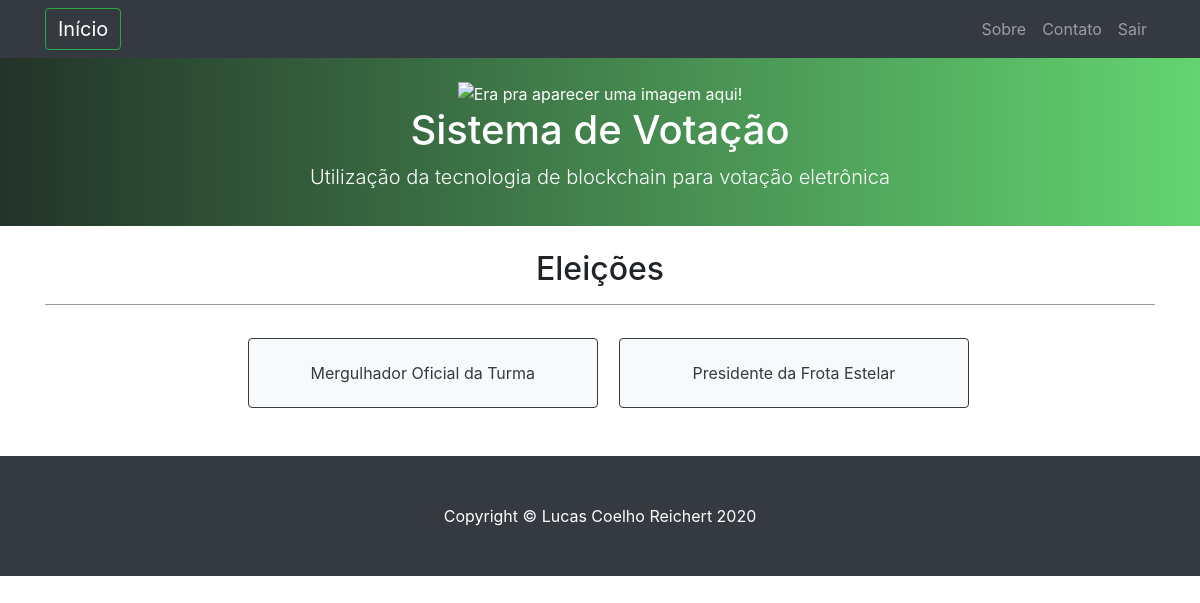
Before: /eleitor/consulta/ (signed in) with the older database file.
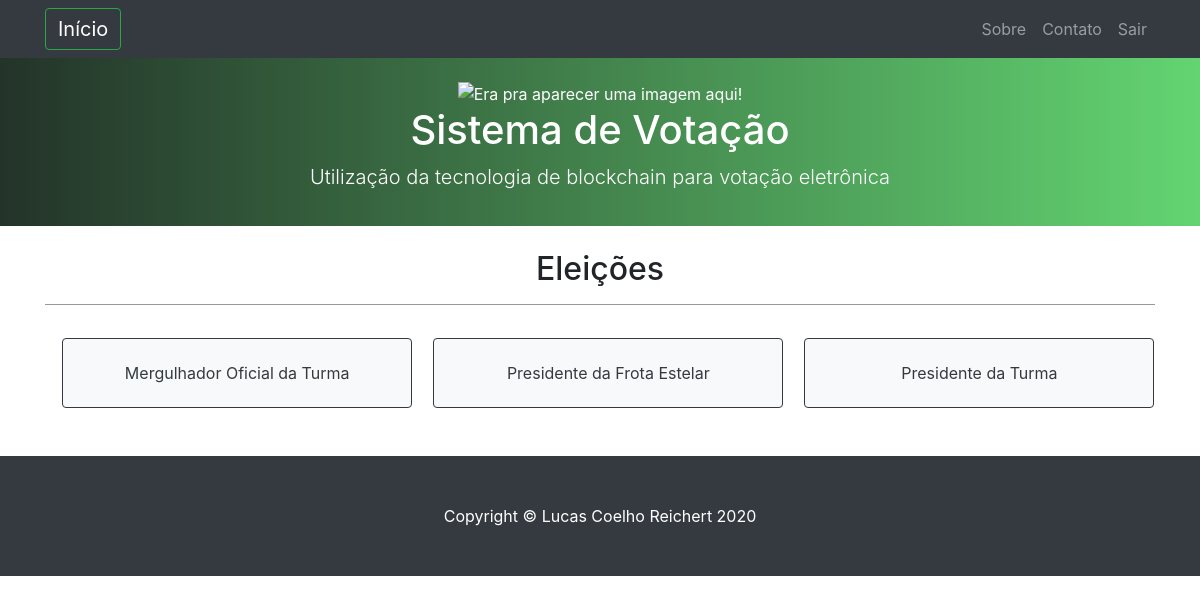
After: the same page with the newer database file.
### eleicoes/models.py (models this page shows, shortened)
class Eleicao_eleitor(models.Model):
    eleicao = models.ForeignKey(Eleicao, on_delete=models.CASCADE, default="") #chave estrangeira da tabela eleicao
    eleitor = models.ForeignKey(Usuario, on_delete=models.CASCADE, default="") #chave estrangeira da tabela usuario

class Eleicao(models.Model):
    nome = models.CharField(max_length=40)
    descricao =  models.CharField(max_length=100)
    data_ini =  models.DateField()
    data_fim = models.DateField() #configurar para pegar a data da criação da eleição e desativar o campo, ou deixar para programar uma data e hora e efetuar os devidos tratamentos
    tipo = models.CharField(max_length=20, choices=(("eleicao", _("Eleição")),  #criação do modelo de opções do tipo de Eleicao
                                        ("votacao", _("Votação"))),
                                default="Eleição")

### eleitor/views.py (the view, shortened to what this page needs)
# urls.py: path('consulta/', views.consulta, name='consulta_blockchain'),
def consulta(request): #quando for solicitado o url index, será encaminhado o index.html
    if not request.session.get('logado'): # se não estiver logado
        return redirect('login') # redireciona para a tela de login
    if request.session.get('user_tipo') != 'Eleitor': # se não for administrador
        erro = "Apenas ELEITORES podem acessar esta parte do sistema!"
        context = {
            'erro': erro,
        }
        return render(request, 'eleitor/index.html', context) # mensagem de erro
    title = 'Consulta' # Definir título da página
    pk = request.session.get('user_pk')
    usuario = get_object_or_404(Usuario, pk=pk) # realizar a instância do objeto que corresponde ao usuário logado
    if usuario.tipo == "Eleitor": # testa se o usuário é eleitor ou não
        eleicoes_eleitor = Eleicao_eleitor.objects.filter(eleitor__pk=pk) #
        context = {
            'title': title,
            'eleicoes_eleitor': eleicoes_eleitor,
        }
        return render(request, 'eleitor/consulta.html', context)

### eleitor/templates/eleitor/consulta.html
{% extends 'base.html' %}
{% block content %}
    {% if erro %}
        <div class="alert alert-danger" role="alert">
            {{ erro }}
        </div>
    {% else %}
        <div class="text-center">
            <h2>Eleições</h2><hr>
            {% for eleicao_eleitor in eleicoes_eleitor %}
                    <a style="max-width: 350px; width: 350px; margin-top: 1.5%; margin-left: 1.5%;" method="POST" class="btn btn-light btn-outline-dark" href="{% url 'votacao' pk=eleicao_eleitor.eleicao.pk %}"><p><div>
                        {{ eleicao_eleitor.eleicao.nome }}
                    </div></p></a>
            {% endfor %}
        </div>
        <br>
    {%endif%}
{% endblock %}

### aplicacao/templates/base.html (shortened to what this page needs)
{% load static %}
<!DOCTYPE html>
<html lang="pt">
<head>
  <link href="{% static 'bootstrap/css/bootstrap.css' %}" rel="stylesheet">
  <link href="{% static 'bootstrap/css/bootstrap.min.css' %}" rel="stylesheet">
  <link href="{% static 'css/scrolling-nav.css' %}" rel="stylesheet">
</head>
<body id="page-top">
  <nav class="navbar navbar-expand-lg navbar-dark bg-dark fixed-top" id="mainNav">
    <div class="container">
      <a class="navbar-brand js-scroll-trigger btn btn-outline-success" href="{% url 'index' %}">Início</a>
      <div class="collapse navbar-collapse" id="navbarResponsive">
        <ul class="navbar-nav ml-auto">
          <li class="nav-item">
            <a class="nav-link js-scroll-trigger" href="{% url 'sobre' %}">Sobre</a>
          </li>
          <li class="nav-item">
            <a class="nav-link js-scroll-trigger" href="{% url 'contato' %}">Contato</a>
          </li>
          <li class="nav-item">
            <a class="nav-link js-scroll-trigger" href="{% url 'logout' %}">Sair</a>
          </li>
        </ul>
      </div>
    </div>
  </nav>
  <header class="bg-success text-white">
    <div class="container text-center">
      <img class="img-fluid" src="{% static 'media/icons/blockchain-dark.svg' %}" alt="Era pra aparecer uma imagem aqui!"  width="12%"><br>
      <h1>Sistema de Votação</h1>
      <p class="lead">Utilização da tecnologia de blockchain para votação eletrônica</p>
    </div>
  </header>
  <div class="container">
    <br/>
    {% block content %}
    {% endblock %}
    <br/>
  </div>
  <footer class="py-5 bg-dark">
    <div class="container">
      <p class="m-0 text-center text-white">Copyright &copy; Lucas Coelho Reichert {% now "Y" %} </p>
    </div>
  </footer>
</body>
</html>

### aplicacao/static/css/scrolling-nav.css (style rules this page uses)
header { padding: 80px 0 18px; }

Changed rows visible on the page:
added Eleicao_eleitor: eleicao.nome "Presidente da Turma"
